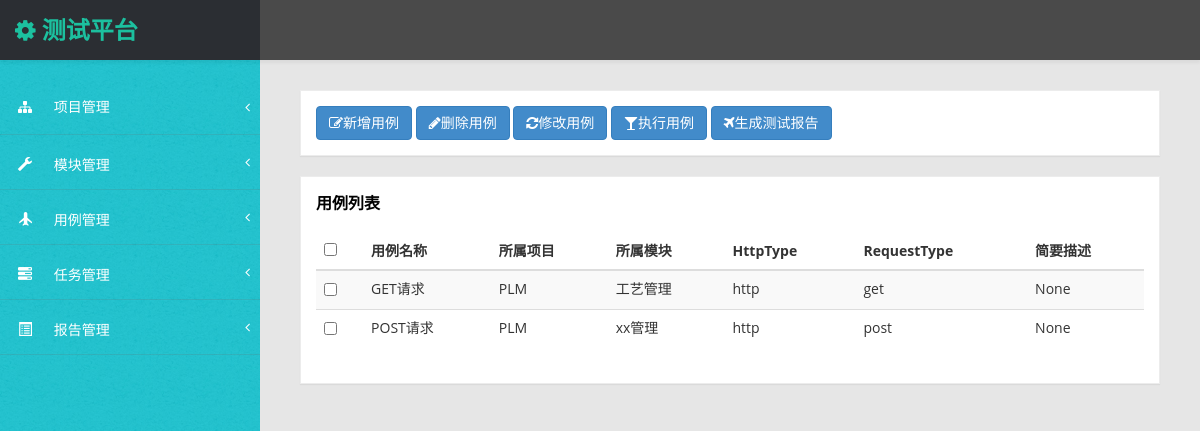
/testcase_list/, run on an earlier commit of the app's database.
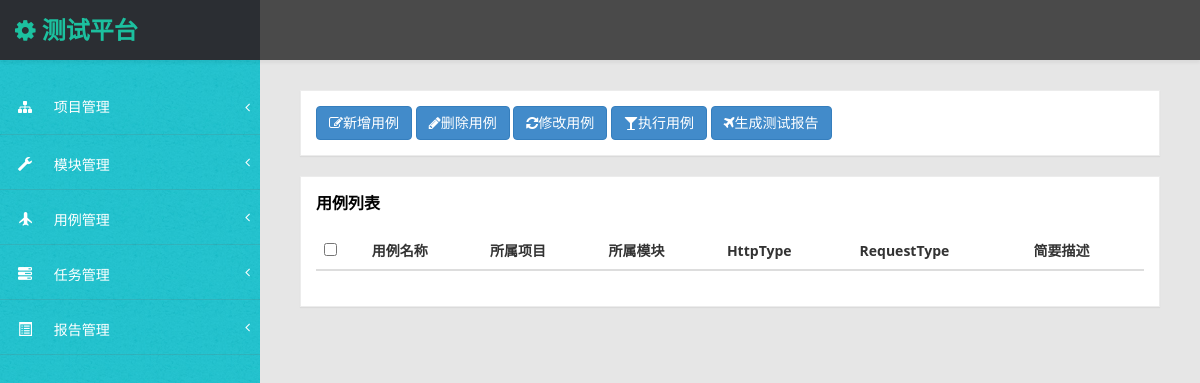
And on a later commit of the database.
### ApiManager/models.py (models this page shows)
class BaseTable(models.Model):
    create_time = models.DateTimeField('创建时间', auto_now_add=True)
    update_time = models.DateTimeField('更新时间', auto_now=True)
    class Meta:
        abstract = True
        verbose_name = "公共字段表"
        db_table = 'BaseTable'

class ApiInfo(BaseTable):
    class Meta:
        verbose_name = '接口信息'
        db_table = 'ApiInfo'
    belong_project = models.ForeignKey(ProjectInfo, on_delete=models.CASCADE)
    belong_module=models.ForeignKey(ModuleInfo,on_delete=models.CASCADE)
    name = models.CharField('接口名称',max_length=50,null=False)
    httpType = models.CharField('http/https',max_length=50, default='HTTP', choices=HTTP_CHOICE,null=False)
    requestType = models.CharField('请求方式',max_length=50,choices=REQUEST_TYPE_CHOICE,null=False)
    apiAddress = models.CharField('接口地址',max_length=1024,null=False)
    requestParameterType = models.CharField('请求参数格式',max_length=50,choices=REQUEST_PARAMETER_TYPE_CHOICE,null=False)
    description = models.CharField('描述',max_length=1024, blank=True, null=True)

class ProjectInfo(BaseTable):
    class Meta:
        verbose_name = '项目信息'
        db_table = 'ProjectInfo'
    project_name = models.CharField('项目名称', max_length=50, unique=True, null=False)
    responsible_name = models.CharField('负责人', max_length=20, null=False)
    test_user = models.CharField('测试人员', max_length=100, null=False)
    dev_user = models.CharField('开发人员', max_length=100, null=False)
    publish_app = models.CharField('发布应用', max_length=100, null=False)
    simple_desc = models.CharField('简要描述', max_length=100, null=True)
    other_desc = models.CharField('其他信息', max_length=100, null=True)

class ModuleInfo(BaseTable):
    class Meta:
        verbose_name = '模块信息'
        db_table = 'ModuleInfo'
    module_name = models.CharField('模块名称', max_length=50, null=False)
    belong_project = models.ForeignKey(ProjectInfo, on_delete=models.CASCADE)
    test_user = models.CharField('测试负责人', max_length=50, null=False)
    simple_desc = models.CharField('简要描述', max_length=100, null=True)
    other_desc = models.CharField('其他信息', max_length=100, null=True)

### ApiManager/views.py (the view)
# urls.py: path('testcase_list/',ApiManager_views.testcase_list),
def testcase_list(request):
    testcase_list=ApiInfo.objects.all().select_related('belong_project','belong_module')
    return render(request,'testcase_list.html',{'testcase_list':testcase_list})

### templates/testcase_list.html (shortened to what this page needs)
{% extends 'base.html' %}
{% block page-content %}
       <div class="row">
       		<div class="col-md-12">
       		<div class="panel panel-default">
       		<div class="panel-body">
       			<a href="/add_testcase/" class="btn btn-primary"><i class="fa fa-edit"></i>新增用例</a>
       			<a href="#" class="btn btn-primary" id='deltestcase'><i class="fa fa-pencil"></i>删除用例</a>
       			<a href="#" class="btn btn-primary" id='edittestcase'><i class=" fa fa-refresh "></i>修改用例</a>
       			<a href="#" class="btn btn-primary" id='runtestcase'><i class=" fa fa-glass"></i>执行用例</a>
                <a href="#" class="btn btn-primary" id='runtestcasebyunit'><i class=" fa fa-plane"></i>生成测试报告</a>
       			</div>
       			</div>
        	</div>
       </div>
 		<div class="row">
                <div class="col-md-12">
                    <div class="panel panel-default">
                        <div class="panel-heading">
                            	用例列表
                        </div>
                        <div class="panel-body">
                            <div class="table-responsive">
                                <table class="table table-striped" width="100%">
                                    <thead>
                                        <tr>
                                        	<th class="table-check"><input type="checkbox" id="select_all"/></th>
                                            <th>用例名称</th>
                                            <th>所属项目</th>
                                			<th>所属模块</th>
                                            <th>HttpType</th>
                                            <th>RequestType</th>
                                            <th>简要描述</th>
                                        </tr>
                                    </thead>
                                    <tbody>
                                        {% for testcase in testcase_list %}
								            <tr rowid="{{ testcase.id }}">
								            	<td><input type="checkbox" name="testcase_{{ testcase.id }}" value="{{ testcase.id }}"/></td>
								                <td>{{ testcase.name }}</td>
								                <td>{{ testcase.belong_project.project_name }}</td>
								                <td>{{ testcase.belong_module.module_name }}</td>
								                <td>{{ testcase.httpType }}</td>
								                <td>{{ testcase.requestType }}</td>
								                <td>{{ testcase.description }}</td>
								            </tr>
            							{% endfor %}
                                    </tbody>
                                </table>
                            </div>
                        </div>
                    </div>
{% endblock %}

What changed in the data, as far as the page shows it:
removed ApiInfo: name "GET请求", belong_project.project_name "PLM", belong_module.module_name "工艺管理", httpType "http", requestType "get", description "None"
removed ApiInfo: name "POST请求", belong_project.project_name "PLM", belong_module.module_name "xx管理", httpType "http", requestType "post", description "None"
